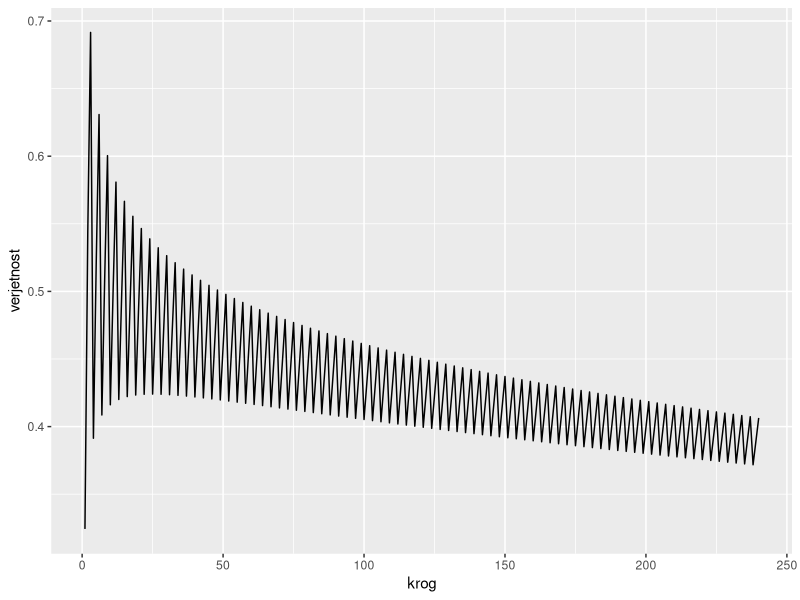
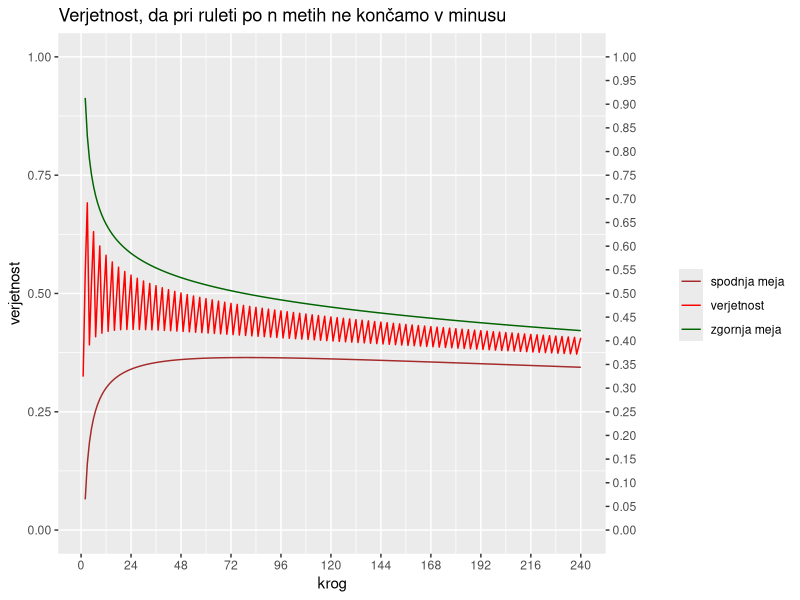

These charts were generated, in order, by the following R code:
library(ggplot2)

c <- 0.5

vrednosti <- c(-1, 2)
verjetnosti <- c(25/37, 12/37)
uspeh <- verjetnosti[2]
upanje <- as.numeric(vrednosti %*% verjetnosti)
varianca <- as.numeric((vrednosti - upanje) ** 2 %*% verjetnosti)
sd <- sqrt(varianca)
koef_asimetrije <- as.numeric(abs(vrednosti - upanje) ** 3 %*% verjetnosti)


x <- 0
n <- 12*20

## verjetnost, da nismo v minusu

verjetnost_uspeha <- function(n){
  #pbinom(k,n,p) vrne verjetnost, da je izmed n poizkusov največ k uspehov
  1 - pbinom(n %/% (36/37 / uspeh) - as.integer(n %% (36/37 / uspeh) == 0), size = n, prob = uspeh) 
}

tabela_uspeha <- data.frame(c(1:n))
names(tabela_uspeha) <- c("krog")
tabela_uspeha$verjetnost <- verjetnost_uspeha(tabela_uspeha$krog)
ggplot(data = tabela_uspeha) + 
  geom_line(aes(x = krog, y = verjetnost))


#### dodamo meji
#zgornja meja
zgornja_meja <- function(n){
  x = sqrt(n) * (-upanje) / sd
  1 - pnorm(x) + (c * koef_asimetrije) / ((n**(1/2)) * (sd**3))
}

spodnja_meja <- function(n){
  x = sqrt(n) * (-upanje) / sd
  1 - pnorm(x) - (c * koef_asimetrije) / ((n**(1/2)) * (sd**3))
}

tabela_uspeha$zg_meja <- zgornja_meja(tabela_uspeha$krog)
tabela_uspeha$sp_meja <- spodnja_meja(tabela_uspeha$krog)

ggplot(data = tabela_uspeha) + 
  geom_line(aes(x = krog, y = verjetnost, color = 'verjetnost')) + 
  geom_line(aes(x = krog, y = zg_meja, color = 'zgornja meja')) + 
  geom_line(aes(x = krog, y = sp_meja, color = 'spodnja meja')) + 
  scale_color_manual(values = c(
    "verjetnost" = 'red', 
    "zgornja meja" = 'darkgreen',
    "spodnja meja" = 'brown')) + 
  labs(title = "Verjetnost, da pri ruleti po n metih ne končamo v minusu",
       color = "") + 
  scale_y_continuous(
    limits = c(0,1), 
    sec.axis = sec_axis(~ . *1, name = "", breaks = c(0:20) * 0.05)) + 
  scale_x_continuous(
    breaks = seq.int(from = 0, to = n, by = n/10)
  )
